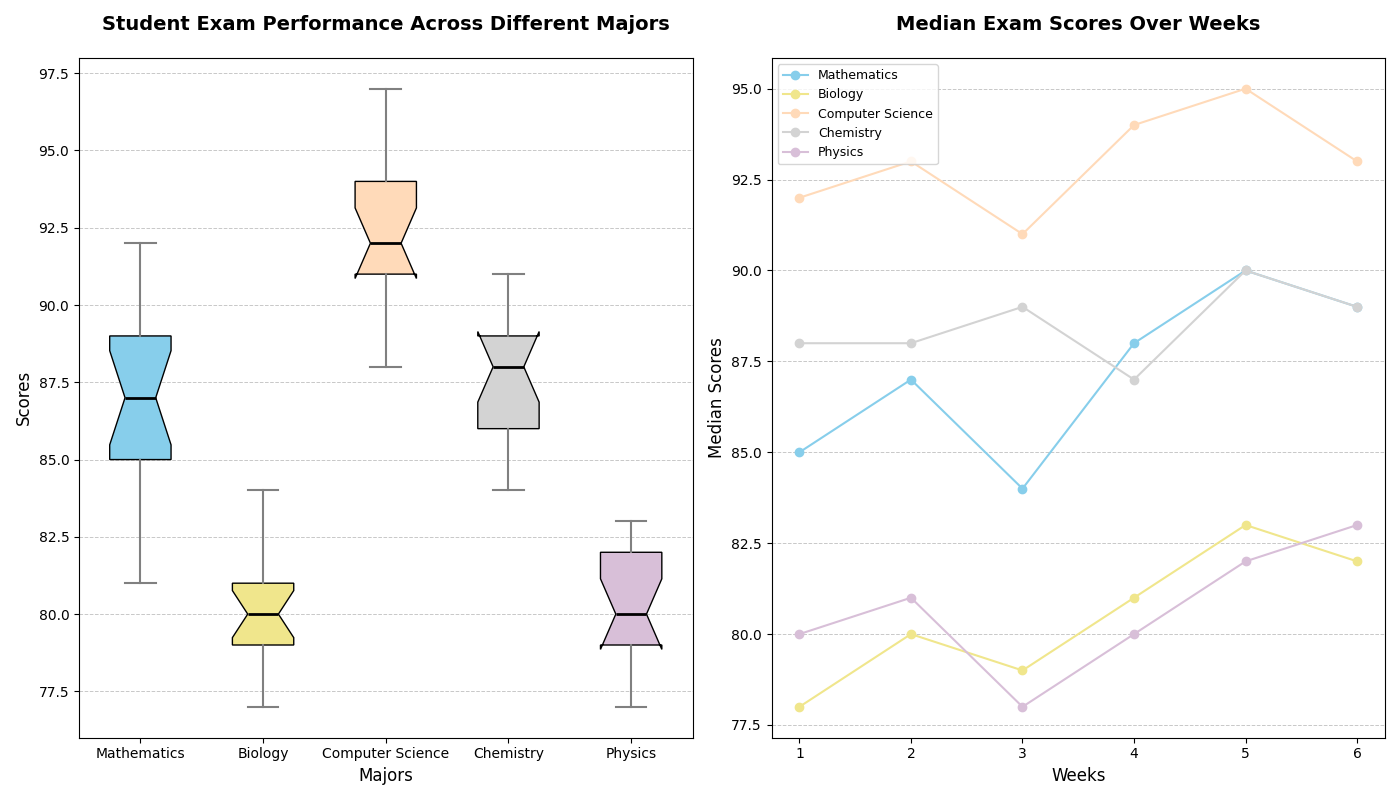

Python code for this plot:
import matplotlib.pyplot as plt
import numpy as np

# Define scores for each major across various exam weeks
scores_data = {
    'Mathematics': [85, 88, 83, 90, 89, 86, 84, 92, 81, 87, 85, 89, 88, 84, 85, 90, 87],
    'Biology': [78, 80, 79, 82, 81, 78, 84, 79, 77, 81, 80, 83, 78, 82, 80, 79, 81],
    'Computer Science': [92, 93, 91, 95, 94, 92, 90, 91, 88, 94, 93, 97, 89, 91, 92, 94, 95],
    'Chemistry': [88, 89, 90, 86, 87, 91, 88, 85, 84, 87, 91, 86, 90, 88, 84, 89, 86],
    'Physics': [80, 83, 78, 81, 82, 80, 79, 81, 77, 80, 83, 79, 81, 82, 78, 80, 83]
}

# Calculate median score for each major
majors = list(scores_data.keys())
scores = list(scores_data.values())

# Create the figure and the box plot
fig, axs = plt.subplots(1, 2, figsize=(14, 8))

# Box plot
box = axs[0].boxplot(scores, notch=True, vert=True, patch_artist=True, labels=majors)

# Define new colors for each major box plot
new_colors = ['skyblue', 'khaki', 'peachpuff', 'lightgrey', 'thistle']
for patch, color in zip(box['boxes'], new_colors):
    patch.set_facecolor(color)

# Customizing box plots elements
axs[0].set_title('Student Exam Performance Across Different Majors', fontsize=14, fontweight='bold', pad=20)
axs[0].set_xlabel('Majors', fontsize=12)
axs[0].set_ylabel('Scores', fontsize=12)
axs[0].grid(axis='y', linestyle='--', linewidth=0.7, alpha=0.7)

# Set properties for whiskers, caps, and medians
for whisker in box['whiskers']:
    whisker.set(color='grey', linewidth=1.5)
for cap in box['caps']:
    cap.set(color='grey', linewidth=1.5)
for median in box['medians']:
    median.set(color='black', linewidth=2)

# Line plot for median scores over exam weeks for each major
weeks = np.array([1, 2, 3, 4, 5, 6])
math_median = [85, 87, 84, 88, 90, 89]
bio_median = [78, 80, 79, 81, 83, 82]
cs_median = [92, 93, 91, 94, 95, 93]
chem_median = [88, 88, 89, 87, 90, 89]
phys_median = [80, 81, 78, 80, 82, 83]

majors = ['Mathematics', 'Biology', 'Computer Science', 'Chemistry', 'Physics']
median_scores_over_weeks = [math_median, bio_median, cs_median, chem_median, phys_median]

for major, median_score, color in zip(majors, median_scores_over_weeks, new_colors):
    axs[1].plot(weeks, median_score, marker='o', linestyle='-', color=color, label=major)

# Title and Labels for Line plot
axs[1].set_title('Median Exam Scores Over Weeks', fontsize=14, fontweight='bold', pad=20)
axs[1].set_xlabel('Weeks', fontsize=12)
axs[1].set_ylabel('Median Scores', fontsize=12)
axs[1].legend(loc='upper left', fontsize=9)
axs[1].grid(axis='y', linestyle='--', linewidth=0.7, alpha=0.7)

# Automatically adjust layout to avoid overlap
plt.tight_layout()

# Display the plot
plt.show()
